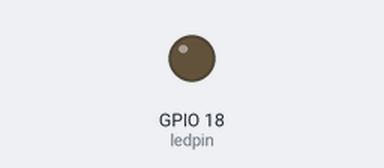
Simulated run of this program. Board: Raspberry Pi (BCM pin numbers). On the bench: output pins drawn as LEDs (lit = HIGH).

Above: at 1.05 s.
At 4.75 s:
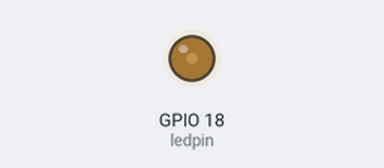
At 8.45 s:
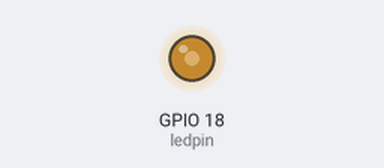
At 15.95 s:
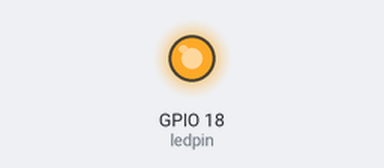
Timing chart, 0 to 20.5 s (numbered marks = the images above):
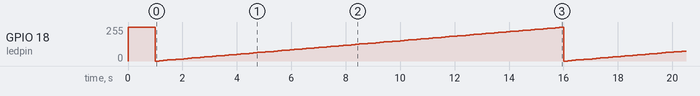

The program:

fade.py
```python
import RPi.GPIO as GPIO
import time

GPIO.setmode(GPIO.BCM)
GPIO.setwarnings(False)


ledpin = 18
freq = 50
GPIO.setup(ledpin, GPIO.OUT)
pwm = GPIO.PWM(ledpin, freq)
pwm.start(100)
time.sleep(1)

try:
    while True:
	for brightness in range(100):
            pwm.ChangeDutyCycle(brightness)
            time.sleep(0.15)
	for brightness in range(100):
            pwm.ChangeDutyCycle(brightness)
            time.sleep(0.15)
except KeyboardInterrupt:
    pwm.stop()
    GPIO.cleanup()
```

Measured:
- by itself, GPIO 18 (ledpin): ramps from 0/255 to 252/255 and jumps back, once every 15.0 s
